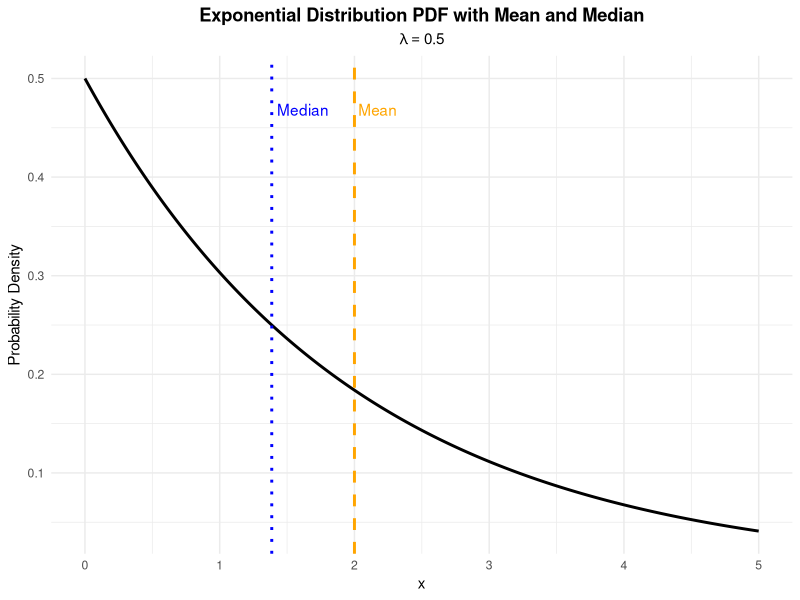
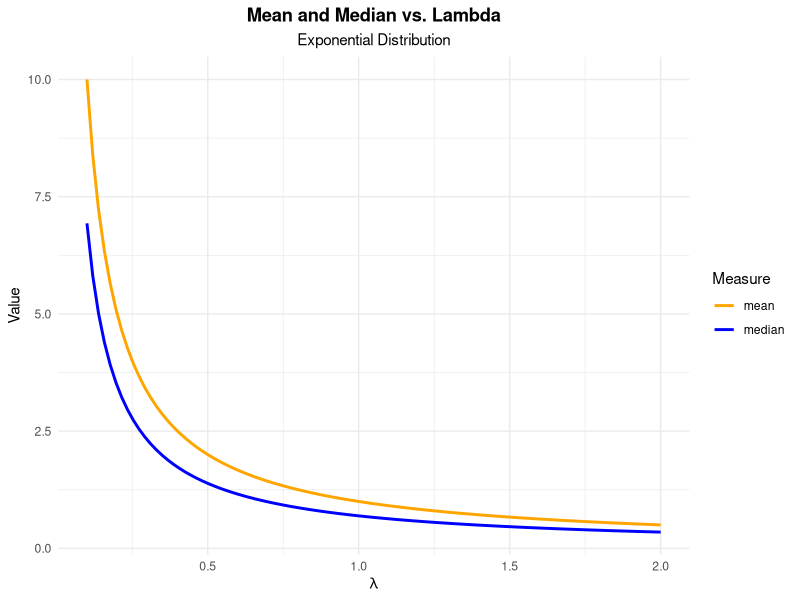

Here is the R script that generated these plots, in order:
## ---- chunk 1
# This script generates a plot of the exponential distribution's PDF and highlights
# the location of the mean and median.

# Required Library:
# ggplot2 for creating high-quality, professional plots.

# Check if ggplot2 is installed, if not, install it.
if (!requireNamespace("ggplot2", quietly = TRUE)) {
  install.packages("ggplot2")
}

# Load the library.
library(ggplot2)

# -----------------------------------------------------------------------------
# 1. Define Parameters and Calculate Mean and Median
# -----------------------------------------------------------------------------
# Set a sample lambda value for the distribution.
lambda <- 0.5

# Calculate the mean (1/lambda) and median (ln(2)/lambda) based on the formulas
# derived in the blog post.
exponential_mean <- 1 / lambda
exponential_median <- log(2) / lambda

# -----------------------------------------------------------------------------
# 2. Generate Data for Plotting
# -----------------------------------------------------------------------------
# Create a range of x-values for the plot. We will go up to a value
# that includes the mean and median comfortably.
x_values <- seq(0, 5, length.out = 1000)

# Calculate the corresponding y-values using the exponential distribution PDF.
# The PDF is f(x) = lambda * exp(-lambda * x).
y_values <- lambda * exp(-lambda * x_values)

# Create a data frame for ggplot.
plot_data <- data.frame(x = x_values, y = y_values)

# -----------------------------------------------------------------------------
# 3. Create the Plot
# -----------------------------------------------------------------------------
# Use ggplot to create the visualization.
distribution_plot <- ggplot(plot_data, aes(x = x, y = y)) +
  # Add the main curve for the exponential distribution.
  geom_line(color = "black", linewidth = 1) +
  
  # Add a vertical dashed line for the mean.
  geom_vline(xintercept = exponential_mean, linetype = "dashed", color = "orange", linewidth = 1) +
  
  # Add a vertical dotted line for the median.
  geom_vline(xintercept = exponential_median, linetype = "dotted", color = "blue", linewidth = 1) +
  
  # Add labels and a title.
  labs(
    title = "Exponential Distribution PDF with Mean and Median",
    subtitle = bquote(lambda == .(lambda)),
    x = "x",
    y = "Probability Density"
  ) +
  
  # Add text annotations to label the lines.
  annotate("text", x = exponential_mean, y = max(plot_data$y) * 0.9, label = "Mean", 
           color = "orange", vjust = -1, hjust = -0.1) +
  annotate("text", x = exponential_median, y = max(plot_data$y) * 0.9, label = "Median", 
           color = "blue", vjust = -1, hjust = -0.1) +
  
  # Set the theme and customize aesthetics.
  theme_minimal() +
  theme(plot.title = element_text(hjust = 0.5, face = "bold"),
        plot.subtitle = element_text(hjust = 0.5))

# Print the distribution plot.
print(distribution_plot)

# -----------------------------------------------------------------------------
# 4. Plot Mean and Median vs. Lambda
# -----------------------------------------------------------------------------
# Create a range of lambda values to plot.
lambda_values <- seq(0.1, 2, length.out = 100)

# Calculate the corresponding mean and median values.
mean_values <- 1 / lambda_values
median_values <- log(2) / lambda_values

# Create a data frame for ggplot.
plot_data_vs_lambda <- data.frame(
  lambda = lambda_values,
  mean = mean_values,
  median = median_values
)

# Reshape data to long format for easier plotting with ggplot.
# This requires the tidyr package.
if (!requireNamespace("tidyr", quietly = TRUE)) {
  install.packages("tidyr")
}
library(tidyr)

plot_data_vs_lambda_long <- pivot_longer(plot_data_vs_lambda, 
                                         cols = c(mean, median), 
                                         names_to = "measure", 
                                         values_to = "value")

# Create the ggplot.
mean_median_plot <- ggplot(plot_data_vs_lambda_long, aes(x = lambda, y = value, color = measure)) +
  # Add lines for both the mean and the median.
  geom_line(linewidth = 1) +
  # Customize colors.
  scale_color_manual(values = c("mean" = "orange", "median" = "blue")) +
  # Add labels and a title.
  labs(
    title = "Mean and Median vs. Lambda",
    subtitle = "Exponential Distribution",
    x = expression(lambda),
    y = "Value",
    color = "Measure"
  ) +
  # Set the theme and customize aesthetics.
  theme_minimal() +
  theme(plot.title = element_text(hjust = 0.5, face = "bold"),
        plot.subtitle = element_text(hjust = 0.5))

# Print the final plot.
print(mean_median_plot)
